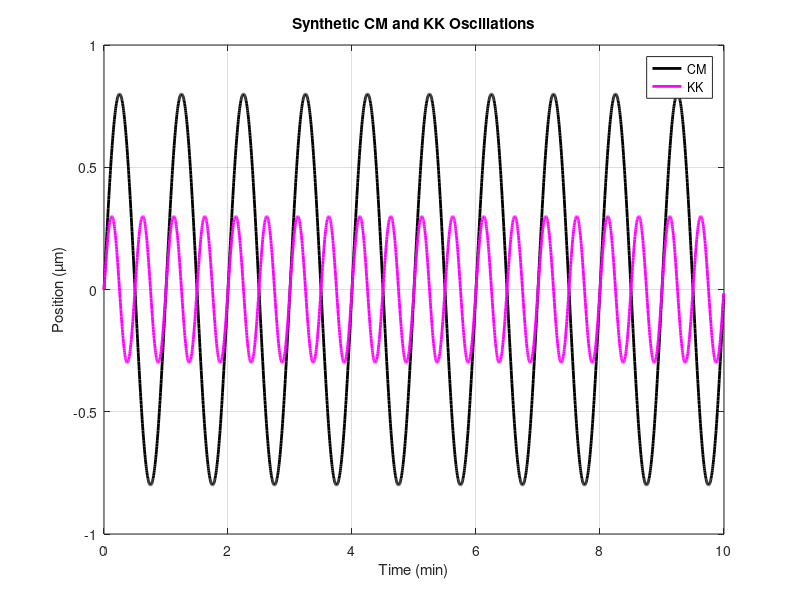

MATLAB code for this plot: (Note: this script raises an error after producing the figure.)
clc; clear; close all;

% ----------------------- Generate Synthetic Data -----------------------
dt = 4e-3;
Nsteps = 2500;
t = (0:Nsteps-1) * dt;

f_CM = 1;
f_KK = 2;

amp_CM = 0.8;
amp_KK = 0.3;

CM = amp_CM * sin(2*pi*f_CM*t);
KK = amp_KK * sin(2*pi*f_KK*t);

% Back-calculate chromatid positions
cL(:,1,1) = CM - KK/2;
cL(:,2,1) = 0;
cR(:,1,1) = CM + KK/2;
cR(:,2,1) = 0;

% ----------------------- Calculate Trajectories -----------------------
CM_x = (cL(:,1,1) + cR(:,1,1)) / 2;
KK_x = cR(:,1,1) - cL(:,1,1);

% ----------------------- Plot Oscillations -----------------------
figure;
plot(t, CM_x, 'k', 'LineWidth', 2); hold on;
plot(t, KK_x, 'm', 'LineWidth', 2);
legend('CM', 'KK');
xlabel('Time (min)');
ylabel('Position (µm)');
title('Synthetic CM and KK Oscillations');
grid on;

% ----------------------- Peak and Valley Detection -----------------------
[CM_peaks, CM_peak_locs] = findpeaks(CM_x, 'MinPeakProminence', 0.1);
[CM_valleys, CM_valley_locs] = findpeaks(-CM_x, 'MinPeakProminence', 0.1); CM_valleys = -CM_valleys;

[KK_peaks, KK_peak_locs] = findpeaks(KK_x, 'MinPeakProminence', 0.1);
[KK_valleys, KK_valley_locs] = findpeaks(-KK_x, 'MinPeakProminence', 0.1); KK_valleys = -KK_valleys;

% ----------------------- Visualize Peaks and Valleys -----------------------
plot(t(CM_peak_locs), CM_peaks, 'ko', 'MarkerFaceColor', 'g');
plot(t(CM_valley_locs), CM_valleys, 'ks', 'MarkerFaceColor', 'y');
plot(t(KK_peak_locs), KK_peaks, 'mo', 'MarkerFaceColor', 'c');
plot(t(KK_valley_locs), KK_valleys, 'ms', 'MarkerFaceColor', 'w');

% ----------------------- Set Meta Info -----------------------
iter = 1;
chr = 1;

% ----------------------- Raw Table -----------------------
T_Raw_CM = table(...
    [t(CM_peak_locs)'; t(CM_valley_locs)'], ...
    [CM_peaks; CM_valleys], ...
    [repmat("peak", length(CM_peaks), 1); repmat("valley", length(CM_valleys), 1)], ...
    repmat("CM", length(CM_peaks)+length(CM_valleys), 1), ...
    repmat(chr, length(CM_peaks)+length(CM_valleys), 1), ...
    repmat(iter, length(CM_peaks)+length(CM_valleys), 1), ...
    'VariableNames', {'time', 'value', 'type', 'metric', 'chromosome', 'iteration'});
T_Raw_CM = sortrows(T_Raw_CM , 'time');

T_Raw_KK = table(...
    [t(KK_peak_locs)'; t(KK_valley_locs)'], ...
    [KK_peaks; KK_valleys], ...
    [repmat("peak", length(KK_peaks), 1); repmat("valley", length(KK_valleys), 1)], ...
    repmat("KK", length(KK_peaks)+length(KK_valleys), 1), ...
    repmat(chr, length(KK_peaks)+length(KK_valleys), 1), ...
    repmat(iter, length(KK_peaks)+length(KK_valleys), 1), ...
    'VariableNames', {'time', 'value', 'type', 'metric', 'chromosome', 'iteration'});
T_Raw_KK = sortrows(T_Raw_KK , 'time');
table_raw_all = [T_Raw_CM; T_Raw_KK];

% ----------------------- Cycle Table -----------------------
%  Amplitude Tables 
N_CM_amp = min(length(CM_peaks), length(CM_valleys));
T_amplitude_CM = table(...
    (1:N_CM_amp)', ...
    repmat(chr, N_CM_amp, 1), ...
    repmat(iter, N_CM_amp, 1), ...
    repmat("CM", N_CM_amp, 1), ...
    (CM_peaks(1:N_CM_amp) - CM_valleys(1:N_CM_amp)) / 2, ...
    'VariableNames', {'cycle_id', 'chromosome', 'iteration', 'metric', 'amplitude'});

N_KK_amp = min(length(KK_peaks), length(KK_valleys));
T_amplitude_KK = table(...
    (1:N_KK_amp)', ...
    repmat(chr, N_KK_amp, 1), ...
    repmat(iter, N_KK_amp, 1), ...
    repmat("KK", N_KK_amp, 1), ...
    (KK_peaks(1:N_KK_amp) - KK_valleys(1:N_KK_amp)) / 2, ...
    'VariableNames', {'cycle_id', 'chromosome', 'iteration', 'metric', 'amplitude'});

%  Period Tables 
N_CM_period = length(CM_peak_locs) - 1;
T_period_CM = table(...
    (1:N_CM_period)', ...
    repmat(chr, N_CM_period, 1), ...
    repmat(iter, N_CM_period, 1), ...
    repmat("CM", N_CM_period, 1), ...
    diff(t(CM_peak_locs)'), ...
    'VariableNames', {'cycle_id', 'chromosome', 'iteration', 'metric', 'period'});

N_KK_period = length(KK_peak_locs) - 1;
T_period_KK = table(...
    (1:N_KK_period)', ...
    repmat(chr, N_KK_period, 1), ...
    repmat(iter, N_KK_period, 1), ...
    repmat("KK", N_KK_period, 1), ...
    diff(t(KK_peak_locs)'), ...
    'VariableNames', {'cycle_id', 'chromosome', 'iteration', 'metric', 'period'});

% Merge CM amplitude and period tables
T_cycles_CM = innerjoin(T_amplitude_CM, T_period_CM, ...
    'Keys', {'cycle_id', 'chromosome', 'iteration', 'metric'});

% Merge KK amplitude and period tables
T_cycles_KK = innerjoin(T_amplitude_KK, T_period_KK, ...
    'Keys', {'cycle_id', 'chromosome', 'iteration', 'metric'});

% Combine into one cycles table
table_cycles = [T_cycles_CM; T_cycles_KK];


% ----------------------- Summary Table -----------------------
table_summary = groupsummary(table_cycles, ...
    {'iteration', 'chromosome', 'metric'}, ...
    ["mean", "std"], ["amplitude", "period"]);
